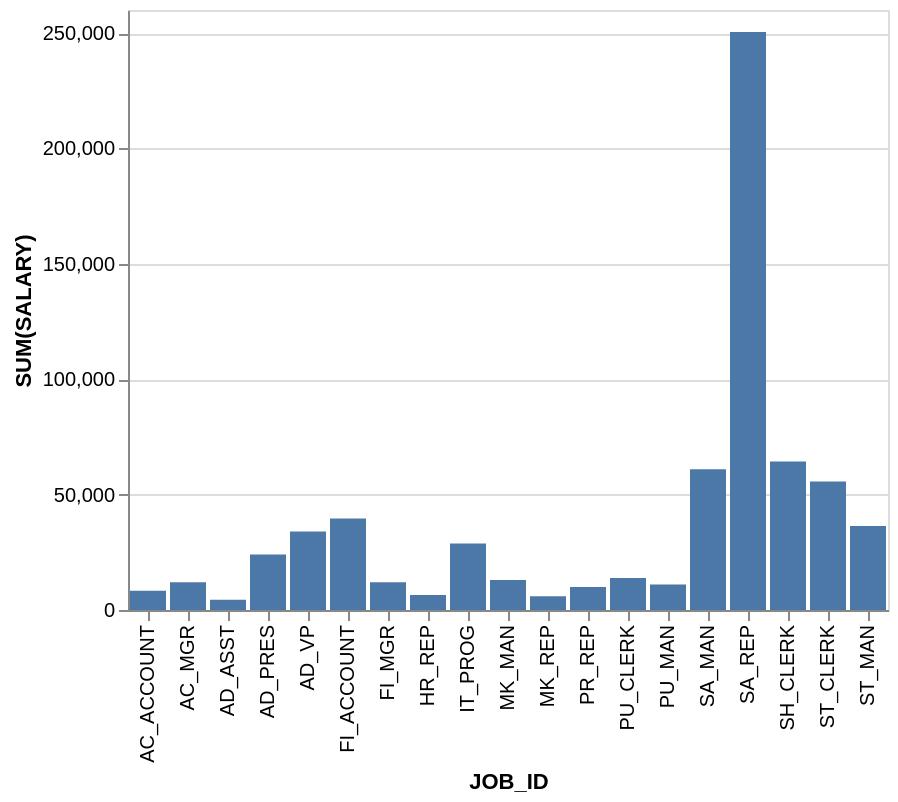

Source (Vega-Lite JSON):
### Vega-Lite specification from a JSON file in a GitHub repository (floating-point values rounded to 4 significant figures)
{"data": {"values": [{"x_data": "AC_ACCOUNT", "y_data": 8300}, {"x_data": "AC_MGR", "y_data": 12000}, {"x_data": "AD_ASST", "y_data": 4400}, {"x_data": "AD_PRES", "y_data": 24000}, {"x_data": "AD_VP", "y_data": 34000}, {"x_data": "FI_ACCOUNT", "y_data": 39600}, {"x_data": "FI_MGR", "y_data": 12000}, {"x_data": "HR_REP", "y_data": 6500}, {"x_data": "IT_PROG", "y_data": 28800}, {"x_data": "MK_MAN", "y_data": 13000}, {"x_data": "MK_REP", "y_data": 6000}, {"x_data": "PR_REP", "y_data": 10000}, {"x_data": "PU_CLERK", "y_data": 13900}, {"x_data": "PU_MAN", "y_data": 11000}, {"x_data": "SA_MAN", "y_data": 61000}, {"x_data": "SA_REP", "y_data": 250500}, {"x_data": "SH_CLERK", "y_data": 64300}, {"x_data": "ST_CLERK", "y_data": 55700}, {"x_data": "ST_MAN", "y_data": 36400}]}, "mark": "bar", "encoding": {"x": {"field": "x_data", "type": "nominal", "title": "JOB_ID", "sort": "ascending"}, "y": {"field": "y_data", "type": "quantitative", "title": "SUM(SALARY)"}}}
